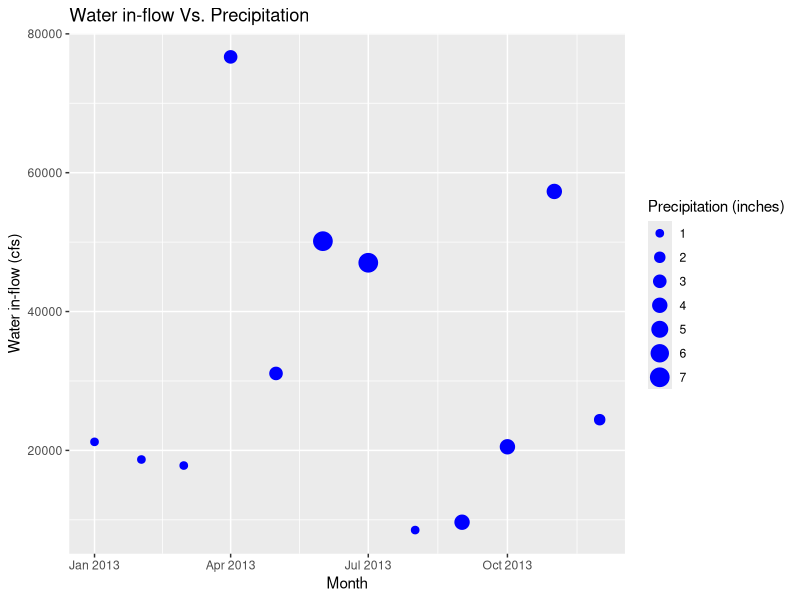

Reproduce this figure in R. (Note: this script raises an error after producing the figure.)
## ---- chunk 1
require(ggplot2)
dfFlowPrec2013 = read.csv(file="FlowPrecipitation_2013.csv")
#parse as date ojbect
dfFlowPrec2013$Date <- as.Date(dfFlowPrec2013$Date, format("%m/%d/%Y"))
#parse as integer ojbect
dfFlowPrec2013$InFlow.cms. <- as.integer(dfFlowPrec2013$InFlow.cms.)
dfFlowPrec2013$Precipitation.in. <- as.integer(dfFlowPrec2013$Precipitation.in.)
#create a bublle chart using ggplot2
p <- ggplot(dfFlowPrec2013, aes(dfFlowPrec2013$Date, dfFlowPrec2013$InFlow.cms., size=dfFlowPrec2013$Precipitation.in.))
p <- p+geom_point(colour="blue") +scale_size_area(name = "Precipitation (inches)")+geom_text(size=3, label="")
p <- p+ylab("Water in-flow (cfs)")+xlab("Month")
p <- p+ggtitle("Water in-flow Vs. Precipitation")
p
## ---- chunk 2
dfFlowVsPrec = read.csv("FlowPrecipitation_2013_2009_2.csv")
colors <- rainbow(2)
linetype <- c(1:2) 
plotchar <- seq(18,18+2,1)
plot(dfFlowVsPrec[,1],dfFlowVsPrec[,2], type="b",ylim=c(min(dfFlowVsPrec[,-1]),max(dfFlowVsPrec[,-1]+6000)),col="red",lty=0,ylab="In-Flow (cfs)",lwd=0.1,xlab="Months")
lines(dfFlowVsPrec[,2],type="b",lwd=1.5, lty=linetype[1], col=colors[1], pch=plotchar[1])
lines(dfFlowVsPrec[,4],type="b",lwd=1.5, lty=linetype[2], col=colors[2], pch=plotchar[2])
title("Water in-flow over the years", "")
legend("topleft",legend=c("2013","2012"),lty=linetype,col=colors,pch=plotchar,title="Year")
